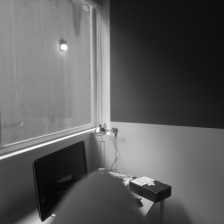
#> input picture code/BurstShooting/35image.jpg, 224 x 224 px, found by its file name
$ python crop.py
#> lines starting #> are read from the running program, lines starting #| are printed output that depends on the picture; after the words box and inside, x2 and y2 are one past the last pixel; in counts of white or black regions, pixels touching at a corner belong together
#> in generate_crop, img_o is the input picture: shape (224, 224, 3); mean B, G, R 90.8, 93.8, 91.8
### camiot_visualization/demo_Nov3/Finger_Detection/binary_image.py
import numpy as np
import cv2
from matplotlib import pyplot as plt

def binary_image_r(image_name,thre):
	#img_in = cv2.imread(image_dir)
#> called with thre = 200
	img = cv2.cvtColor(image_name.copy(),cv2.COLOR_BGR2GRAY)
	height,width = img.shape
#> height = 224; width = 224
	retval,mask_img = cv2.threshold(img, thre, 255, cv2.THRESH_BINARY)
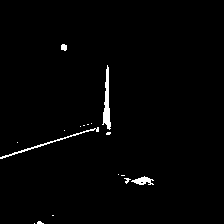
#> mask_img: shape (224, 224); 1.4% white; 17 white regions (12 under 20 px), largest, box (x1, y1, x2, y2) and area: (102, 65, 111, 130) 281, (0, 127, 99, 159) 202, (131, 176, 154, 185) 115, (61, 44, 67, 51) 35, (124, 178, 131, 184) 20
#> retval = 200


	return mask_img

# [15 lines that do not run on import are left out]

### camiot_visualization/demo_Nov3/Finger_Detection/crop.py
import numpy as np
import cv2
from matplotlib import pyplot as plt

from binary_image import binary_image_r

def generate_crop(img_dir,thre):
	img_o = cv2.imread(img_dir)
	img = binary_image_r(img_o,thre)

	#img = cv2.cvtColor(img_in.copy(),cv2.COLOR_BGR2GRAY)
	height,width = img.shape
#> height = 224; width = 224
	#print(width-9)
	all_ct_pt =[]
	slope = []


	white_areas=[]
	start_point = 8
	current_point = 8
	white_thr = 230
	black_thr = 10
	for pixel in range(4,width-4,4):
		#print((pixel,img[height-1,pixel]))
		if img[height-1,pixel] >white_thr:
			if img[height-1, pixel - 4] < black_thr :
				start_point = pixel
			elif img[height-1, pixel - 4] >white_thr or img[height-1, pixel + 4] > white_thr:
				current_point = pixel
			if pixel > width -9:

				current_point = pixel
				if current_point - start_point >12:
					white_areas.append((start_point,current_point))
		elif img[height-1,pixel] < black_thr:
			if img[height-1, pixel - 4] >white_thr and  current_point - start_point >12:

				white_areas.append((start_point,current_point))
#> after the loop, white_areas = []
	#print('White areas: ',white_areas)
	if white_areas ==[]:
		return img_o,img
	else:
		max_dif = 0
		for item in white_areas:
			if item[1] - item[0] > max_dif:
				max_dif = item[1] - item[0]
				mid_point = int(np.mean(item))

		#print(max_dif)
		if max_dif > width // 3:
			#print('Cropping!')
			img_o = img_o[:height*80//100,:]
			img = binary_image_r(img_o,thre)

			#img = cv2.cvtColor(img_in.copy(),cv2.COLOR_BGR2GRAY)
			height,width = img.shape
			all_ct_pt =[]
			slope = []


			white_areas=[]
			start_point = 8
			current_point = 8
			white_thr = 240
			black_thr = 10
			for pixel in range(4,width-4,4):
				#print((pixel,img[height-1,pixel]))
				if img[height-1,pixel] > white_thr:
					if img[height-1, pixel - 4] < black_thr :
						start_point = pixel
					elif img[height-1, pixel - 4] >white_thr or img[height-1, pixel + 4] > white_thr:
						current_point = pixel
					elif pixel > width -9:
						current_point = pixel
						if current_point - start_point >12:
							white_areas.append((start_point,current_point))
				elif img[height-1,pixel] == 0:
					if img[height-1, pixel - 4] >white_thr and  current_point - start_point >12:
						white_areas.append((start_point,current_point))

		if white_areas ==[]:

			return img_o,img
		else:
			cur_max = height
			choice = white_areas[0]
			for item in white_areas:
				cur_reach = height
				cur_mid = int(np.mean(item))
				for line in range(height-1,0,-4):
					if img[line,cur_mid] < black_thr:
						if line < cur_max:
							choice = item
							cur_max = line
						break

		mid_point = int(np.mean(choice))
		bottom_mid = mid_point
		to_crop_v = height / 2
		to_crop_h = width / 2

		for line in range(height-1,0,-4):
			#print('Here we are')

			if img[line,mid_point] <10:

				if img[max(0,line-15),mid_point] <10 and img[max(0,line-30),mid_point] <10 and img[max(0,line-15),max(0,mid_point-15)] <10\
				 and img[max(0,line-15),min(width-1,mid_point+15)] <10 and img[max(0,line-30),min(width-1,mid_point+30)] <10:
					to_crop_v = line
					to_crop_width = int(line / float(398) * 532)
					break
				else:
					continue

			for pixel in range(mid_point,width):
				if img[line,pixel] <10 or pixel > width-9:
					rt_most = (line,pixel)
					break
			for pixel in range(mid_point,0,-1):
				if img[line,pixel] <10 or pixel < 9:
					lf_most = (line,pixel)
					break
			#print((lf_most,rt_most))
			mid_point = int(np.mean([lf_most[1],rt_most[1]]))

			#print(lf_most[1])
			#print(rt_most[1])
			if line == height-1:
				base_pt = (line,mid_point)
				all_ct_pt.append(base_pt)
			else:
				if img[line,mid_point] > 10:
					ct_pt = (line,mid_point)
					all_ct_pt.append(ct_pt)
					if ct_pt[1] - base_pt[1] != 0:
						slope.append(float(-(ct_pt[0] - base_pt[0]))/(ct_pt[1] - base_pt[1]))
					else:
						if not slope:
							slope.append(float(-(ct_pt[0] - base_pt[0]))/1)

				#print(ct_pt)
			#print(base_pt)
		#print(all_ct_pt)
		for item in all_ct_pt:
			img[item[0],item[1]] = 127
			img[item[0],item[1]+1] = 127
			img[item[0],item[1]-1] = 127
			img[item[0],item[1]+2] = 127
			img[item[0],item[1]-2] = 127

		#print((base_pt,ct_pt))
		#print(slope)
		general_k = np.median(slope[-5:])


		#print (slope)
		if general_k > 1.73 or general_k < -1.73 or np.isnan(general_k):
			direc = 'Middle'
		elif general_k < 1.73:
			direc = 'Middle'
		elif general_k > - 1.73 :
			direc = 'Left'

		print('General Direction of Finger is: %s with k value: %.2f' %(direc,general_k))


		desired_h_width = int(width * .6)
		#desired_h_width = to_crop_width
		y_value = height - to_crop_v
		#print(general_k)
		if np.isnan(general_k):
			x_value = 0
		else:
			x_value = int(y_value / general_k)

		if general_k > 0:
			critical_x_r = bottom_mid+x_value + int((1+1.0/general_k)/(2+1.0/general_k)*desired_h_width)
			critical_x_l = bottom_mid+x_value - int((1.0)/(2+1.0/general_k)*desired_h_width)
		elif general_k < 0:
			k_replace = abs(general_k)
			critical_x_r = bottom_mid+x_value + int((1.0)/(2+1.0/k_replace)*desired_h_width)
			critical_x_l = bottom_mid+x_value - int((1+1.0/k_replace)/(2+1.0/k_replace)*desired_h_width)

		else:
			critical_x_r = int(bottom_mid+x_value + desired_h_width//2)
			critical_x_l = int(bottom_mid+x_value - desired_h_width//2)
		#print(((bottom_mid+x_value) - max(0,critical_x_l),min(critical_x_r,width-1)-(bottom_mid+x_value)))
		#print((0,to_crop_v),(critical_x_l,critical_x_r))
		#print(img.shape)

		if to_crop_v < height * 2 //3:
			start_v = 0
		else:
			start_v = height * 20 //100
		img_cropped = img_o[start_v:to_crop_v,max(0,critical_x_l):min(critical_x_r,width-1)]
		#print(img.shape)
		for line in range(to_crop_v):
			img[line,max([0,critical_x_l])] = 150
			img_o[line,max([0,critical_x_l])] = [0,0,0]
		for line in range(to_crop_v):
			img[line,min(critical_x_r,width-1)] = 150
			img_o[line,min(critical_x_r,width-1)] = [0,0,0]
		for pixel in range(max([0,critical_x_l]),min([width-1,critical_x_r])):
			img[to_crop_v,pixel] = 150
			img_o[to_crop_v,pixel] = [0,0,0]

		#img_cropped = cv2.resize(img_cropped, (224,224), interpolation = cv2.INTER_AREA)

		#return img_cropped,img_o

	return img_cropped,img
if __name__ == "__main__":
	img,img_bk = generate_crop('35image.jpg',200)
	cv2.imshow('Cropped Image', img)
	cv2.imshow('Binary Image', img_bk)

	cv2.waitKey(0)
	cv2.destroyAllWindows()

'''
cv2.imshow('Cropped Image',img_cropped)
cv2.imshow('Central Line',img)
cv2.imshow('Position in original image',img_o)
cv2.waitKey(0)
cv2.destroyAllWindows()
'''

$ run again, with code/BurstShooting/0image.jpg copied over code/BurstShooting/35image.jpg
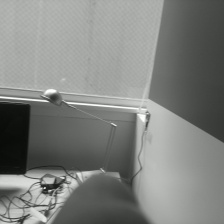
#> input picture code/BurstShooting/0image.jpg, 224 x 224 px, found by its file name
#> in generate_crop, img_o is the input picture: shape (224, 224, 3); mean B, G, R 126.9, 129.9, 127.9
#> in binary_image_r, `retval,mask_img = cv2.threshold(img, thre, 255, cv2.THRESH_BINARY)`:
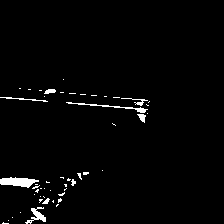
#> mask_img: shape (224, 224); 2.1% white; 50 white regions (41 under 20 px), largest, box (x1, y1, x2, y2) and area: (0, 177, 39, 188) 270, (66, 102, 148, 113) 154, (25, 207, 46, 224) 141
#> retval = 200
#> after the loop in generate_crop, `for pixel in range(4,width-4,4):`: white_areas = []

$ run again, with code/BurstShooting/101image.jpg copied over code/BurstShooting/35image.jpg
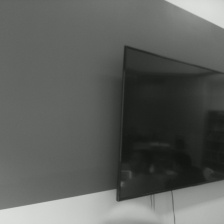
#> input picture code/BurstShooting/101image.jpg, 224 x 224 px, found by its file name
#> in generate_crop, img_o is the input picture: shape (224, 224, 3); mean B, G, R 92.1, 95.1, 93.1
#> in binary_image_r, `retval,mask_img = cv2.threshold(img, thre, 255, cv2.THRESH_BINARY)`:
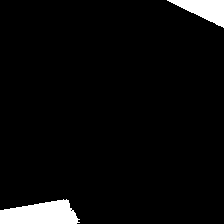
#> mask_img: shape (224, 224); 4.6% white; 2 white regions, box (x1, y1, x2, y2) and area: (0, 199, 80, 224) 1472, (167, 0, 224, 28) 821
#> retval = 200
#> after the loop in generate_crop, `for pixel in range(4,width-4,4):`: white_areas = [(8, 76)]
#> the loop in generate_crop, `for item in white_areas:` made 1 pass
#> (item, max_dif, mid_point) on pass 1: ((8, 76), 68, 42)
#> after the loop in generate_crop, `for item in white_areas:`: max_dif = 68; mid_point = 42
#> choice = (8, 76)
#> the loop in generate_crop, `for item in white_areas:` made 1 pass
#> (item, cur_reach, cur_mid) on pass 1: ((8, 76), 224, 42)
#> after the loop in generate_crop, `for item in white_areas:`: cur_max = 199
#> bottom_mid = 42
#> after the loop in generate_crop, `for line in range(height-1,0,-4):`: all_ct_pt = [(223, 42), (219, 44), (215, 42), (211, 41), (207, 42), (203, 54)]; slope = [2, -12, 1.67]
#> the loop in generate_crop, `for item in all_ct_pt:` made 6 passes
#> general_k = 1.67
#| General Direction of Finger is: Middle with k value: 1.67
#> x_value = 15
#> critical_x_r = 139
#> critical_x_l = 6
#> after the loop in generate_crop, `for pixel in range(max([0,critical_x_l]),min([width-1,critical_x_r])):`:
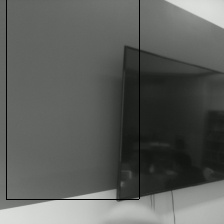
#> img_o: shape (224, 224, 3); mean B, G, R 91.1, 94.1, 92.1
